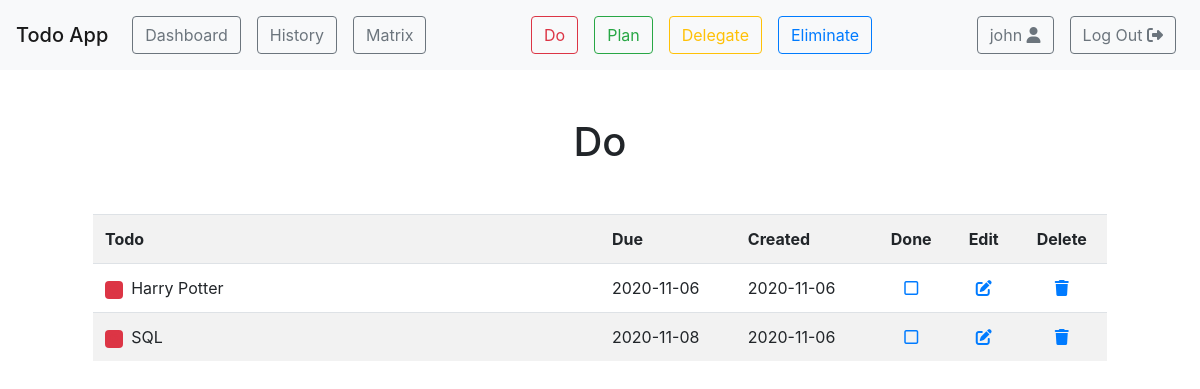
/filter/do (signed in), run on the app's committed database.
### app.py (models this page shows, shortened)
class Todo(db.Model):
    id = db.Column(db.Integer, primary_key=True)
    content = db.Column(db.String(120), nullable=False)
    important = db.Column(db.Boolean, nullable=False)
    urgent = db.Column(db.Boolean, nullable=False)
    due = db.Column(db.Date)
    done = db.Column(db.Boolean, default=False)
    deleted = db.Column(db.Boolean, default=False)
    created = db.Column(db.DateTime, nullable=False, default=datetime.utcnow)
    user_id = db.Column(db.Integer, db.ForeignKey('user.id'), nullable=False)

### app.py (the view)
@app.route("/filter/<string:type>")
@login_required
def filter(type):
    user_id = session["user_id"]
    if type == "do":
        todos = Todo.query.filter(
            Todo.important == True, Todo.urgent == True, Todo.user_id == user_id, Todo.done == False, Todo.deleted == False
        ).order_by(Todo.due).all()
        return render_template("filter.html", todos=todos, filter=type)
    elif type == "plan":
        todos = Todo.query.filter(
            Todo.important == True, Todo.urgent == False, Todo.user_id == user_id, Todo.done == False, Todo.deleted == False
        ).order_by(Todo.due).all()
        return render_template("filter.html", todos=todos, filter=type)
    elif type == "delegate":
        todos = Todo.query.filter(
            Todo.important == False, Todo.urgent == True, Todo.user_id == user_id, Todo.done == False, Todo.deleted == False
        ).order_by(Todo.due).all()
        return render_template("filter.html", todos=todos, filter=type)
    elif type == "eliminate":
        todos = Todo.query.filter(
            Todo.important == False, Todo.urgent == False, Todo.user_id == user_id, Todo.done == False, Todo.deleted == False
        ).order_by(Todo.due).all()
        return render_template("filter.html", todos=todos, filter=type)

### app.py (called while the page is built)
def login_required(f):
    @wraps(f)
    def decorated_function(*args, **kwargs):
        if "user_id" not in session:
            return redirect("/login")
        return f(*args, **kwargs)
    return decorated_function

### templates/filter.html (shortened to what this page needs)
{% extends "layout.html" %}
{% block main %}
    <div class="container">
        <h1 class="text-center mb-5">{{ filter.title() }}</h1>
        {% if not todos %}
            <h4 class="text-center mb-5">Your "{{ filter.title() }}" list is empty.</h4>
            <img src="{{ url_for("static", filename="empty.jpg") }}" class="img-fluid rounded mx-auto d-block mb-3" alt="Relax">
            <p class="text-center">
                <span>
                    Photo by
                    <a href="https://unsplash.com/@laurensauderstudio?utm_source=unsplash&amp;utm_medium=referral&amp;utm_content=creditCopyText" target="_blank">Lauren Sauder</a> on
                    <a href="https://unsplash.com/s/photos/todo?utm_source=unsplash&amp;utm_medium=referral&amp;utm_content=creditCopyText" target="_blank">Unsplash</a>
                </span>
            </p>
        {% else %}
            <table class="table table-striped">
                <tr>
                    <th scope="col" class="col-6">Todo</th>
                    <th scope="col">Due</th>
                    <th scope="col">Created</th>
                    <th scope="col" class="text-center">Done</th>
                    <th scope="col" class="text-center">Edit</th>
                    <th scope="col" class="text-center">Delete</th>
                </tr>
                {% for todo in todos %}
                    <tr>
                        <td scope="row">
                            {% if todo.important %}
                                {% if todo.urgent %}
                                    <span class="badge badge-danger mr-1 text-danger">0</span>
                                {% else %}
                                    <span class="badge badge-success mr-1 text-success">0</span>
                                {% endif %}
                            {% else %}
                                {% if todo.urgent %}
                                    <span class="badge badge-warning mr-1 text-warning">0</span>
                                {% else %}
                                    <span class="badge badge-primary mr-1 text-primary">0</span>
                                {% endif %}
                            {% endif %}
                            {{ todo.content }}
                        </td>
                        <td>{{ todo.due }}</td>
                        <td>{{ todo.created.date() }}</td>
                        <td class="text-center">
                            <a href="/done/{{ todo.id }}"><i class="far fa-square"></i></a>
                        </td>
                        <td class="text-center">
                            <a href="/update/{{ todo.id }}"><i class="fas fa-edit"></i></a>
                        </td>
                        <td class="text-center">
                            <a href="/delete/{{ todo.id }}"><i class="fas fa-trash"></i></a>
                        </td>
                    </tr>
                {% endfor %}
            </table>
        {% endif %}
    </div>
{% endblock %}

### data on the page
Todo: content "Harry Potter", due "2020-11-06", created "2020-11-06"
Todo: content "SQL", due "2020-11-08", created "2020-11-06"

### other printed values
{{ session["username"] }} "john"
{{ filter.title() }} "Do"
